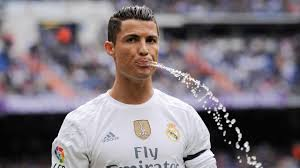
#> input picture pyOpenCV/lena.jpg, 300 x 168 px
$ python imreadEx.py
#> lines starting #> are read from the running program, lines starting #| are printed output that depends on the picture

# 파이썬에서 openCV를 사용하기 위해
import cv2

# 파일이 저장된 경로를 문자열 객체 지정
imageFile = 'lena.jpg'

# BGR포맷으로 읽어서 img 객체에 저장한다.
img = cv2.imread(imageFile) # cv2.IMREAD_COLOR
#> img is the input picture: shape (168, 300, 3); mean B, G, R 126.5, 119.7, 128

# GRAY포맷으로 읽어서 img2 객체에 저장한다.
img2 = cv2.imread(imageFile, 0) # cv2.IMREAD_GRAYSCALE
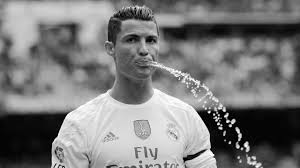
#> img2: shape (168, 300); min 0, max 255, mean 122.9

# Lena color라는 이름으로 Window가 생성된다.
cv2.imshow('Lena color',img)

# Lena grayscale이라는 이름으로 Window가 생성된다.
cv2.imshow('Lena grayscale',img2)

# 키보드 입력 대기 - 키를 누르면 모든 창이 닫힌다.
cv2.waitKey( )
cv2.destroyAllWindows( )

$ run again, with pyOpenCV/apple.jpg copied over pyOpenCV/lena.jpg
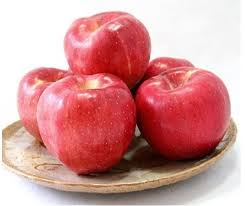
#> input picture pyOpenCV/apple.jpg, 245 x 206 px
#> img is the input picture: shape (206, 245, 3); mean B, G, R 149.8, 149.9, 209.6
#> `img2 = cv2.imread(imageFile, 0)`:
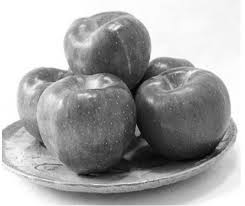
#> img2: shape (206, 245); min 0, max 255, mean 167.8

$ run again, with pyOpenCV/monkey.jpg copied over pyOpenCV/lena.jpg
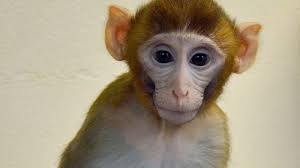
#> input picture pyOpenCV/monkey.jpg, 300 x 168 px
#> img is the input picture: shape (168, 300, 3); mean B, G, R 129.2, 151.7, 163.8
#> `img2 = cv2.imread(imageFile, 0)`:
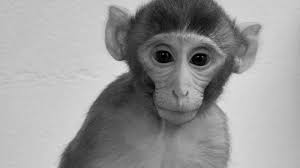
#> img2: shape (168, 300); min 0, max 226, mean 152.7
